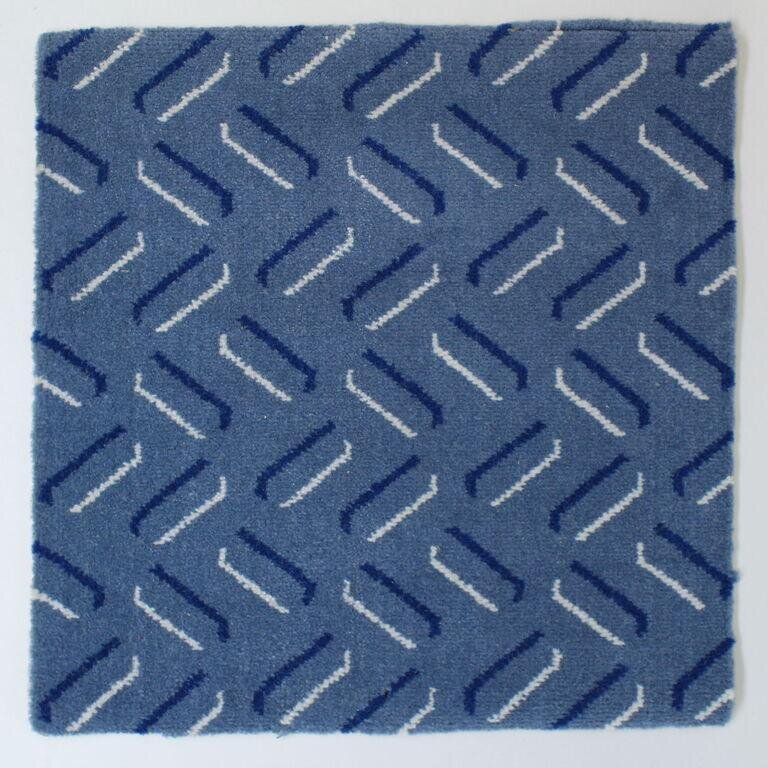
#> input picture liminal/tools/carpet_sources/chevron_blue.jpg, 768 x 768 px
$ python make_carpets.py
#> lines starting #> are read from the running program, lines starting #| are printed output that depends on the picture
"""
Carpet textures from photos of carpet samples the user supplied
(tools/carpet_sources/*.jpg). Run: python3 tools/make_carpets.py  (needs numpy + opencv)

Each sample is cropped inside its binding and its lighting flattened, then made
to tile without a visible seam:
  - repeating patterns (chevron, floral): the lattice is measured from the
    autocorrelation, the photo is turned square to it and scaled so a repeat
    is whole pixels; the tile is one exact repeat whose edges are joined to
    the photo's own next repeat along the least visible cut.
  - non-repeating patterns (camo, confetti): each edge is joined to the
    opposite one along the least visible path through an overlap band
    (minimum-error boundary cut, as in image quilting), never by fading.
Writes textures/carpet/<name>.jpg and the entries in textures/index.json.
"""
import json, os
import cv2
import numpy as np

ROOT = os.path.join(os.path.dirname(__file__), '..')
SRC = os.path.join(ROOT, 'tools', 'carpet_sources')
OUT = os.path.join(ROOT, 'textures', 'carpet')

CARPETS = [
    # name, source, crop (x0, y0, x1, y1) inside the binding, kind, world inches per tile (width)
    ('carpet/chevron_blue', 'chevron_blue.jpg', (50, 45, 725, 725), 'periodic', 8),
    ('carpet/camo_olive', 'camo_olive.jpg', (85, 90, 500, 680), 'free', 24),
    ('carpet/floral_navy', 'floral_navy.jpg', (105, 95, 690, 510), 'periodic', 12),
    ('carpet/confetti_blue', 'confetti_blue.jpg', (78, 70, 440, 700), 'free', 24),
]


def flatten(a):
    """Divide out the slow lighting gradient (keep the mean colour)."""
    lum = a.mean(axis=2)
    s = max(a.shape[:2]) / 6
#> s = 113.3
    low = cv2.GaussianBlur(lum, (0, 0), s)
    return np.clip(a * (lum.mean() / np.maximum(low, 1))[..., None], 0, 255)


def peaks(a):
    g = a.mean(axis=2) - a.mean()
    h, w = g.shape
#> h = 680; w = 675
    F = np.fft.fft2(g, s=(2 * h, 2 * w))
    ac = np.fft.fftshift(np.fft.ifft2(F * np.conj(F)).real).astype(np.float32)
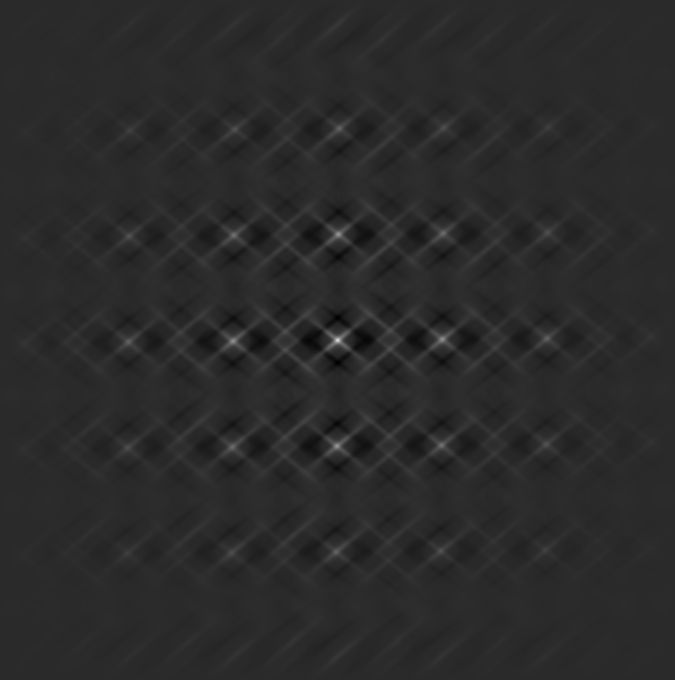
#> ac: shape (1360, 1350) float32 (shown at 1/2 size); min -65971564, max 327261568, mean 0; drawn with min black and max white
    ac /= ac.max()
    cy, cx = h, w
#> cy = 680; cx = 675
    mx = cv2.dilate(ac, np.ones((15, 15), np.uint8))
    out = []
    for y, x in np.argwhere((ac == mx) & (ac > 0.2)):
        dy, dx = y - cy, x - cx
        if dy * dy + dx * dx < 100 or abs(dy) > h * 0.6 or abs(dx) > w * 0.6:
            continue
        # sub-pixel refinement (parabola through neighbours)
        def sub(c, l, r): d = l - 2 * c + r; return 0.0 if d == 0 else 0.5 * (l - r) / d
        fy = dy + sub(ac[y, x], ac[y - 1, x], ac[y + 1, x]); fx = dx + sub(ac[y, x], ac[y, x - 1], ac[y, x + 1])
        out.append((float(ac[y, x]), fy, fx))
#> this loop made 13 passes
#> (y, x, dy, dx, fy, fx) on passes 2, 3, 4, 6, 8, 10, 11, 12: (467, 886, -213, 211, -213.5, 210.7), (468, 677, -212, 2, -211.7, 1.53), (470, 467, -210, -208, -210.1, -207.7), (678, 884, -2, 209, -1.66, 209.3), (682, 466, 2, -209, 1.66, -209.3), (890, 883, 210, 208, 210.1, 207.7), (892, 673, 212, -2, 211.7, -1.53), (893, 464, 213, -211, 213.5, -210.7)
#> (y, x, dy, dx) on passes 1, 5, 7, 9, 13: (256, 678, -424, 3), (677, 1093, -3, 418), (680, 675, 0, 0), (683, 257, 3, -418), (1104, 672, 424, -3)
#> after the loop, out = [(0.301, -213.5, 210.7), (0.509, -211.7, 1.53), (0.334, -210.1, -207.7), (0.47, -1.66, 209.3), (0.47, 1.66, -209.3), (0.334, 210.1, 207.7), (0.509, 211.7, -1.53), (0.301, 213.5, -210.7)]
    return out


def periodic_tile(a):
    pk = peaks(a)
#> pk has the same summary as out in peaks
    # the most horizontal and most vertical lattice vectors
    # (sums of two peaks too: on a centred lattice the square period is the sum of the diagonals)
    vecs = [(c, y, x) for c, y, x in pk] + [(min(c1, c2), y1 + y2, x1 + x2) for i, (c1, y1, x1) in enumerate(pk) for (c2, y2, x2) in pk[i + 1:]]
#> vecs = 36 items, first 6: (0.301, -213.5, 210.7), (0.509, -211.7, 1.53), (0.334, -210.1, -207.7), (0.47, -1.66, 209.3), (0.47, 1.66, -209.3), (0.334, 210.1, 207.7)
    near = lambda v, dx, dy: abs(dy) < np.tan(np.radians(5)) * abs(dx) and abs(dx) > 50
    hv = min((v for v in vecs if near(v, v[2], v[1])), key=lambda v: np.hypot(v[1], v[2]))
#> hv = (0.301, -1.72, 209.2)
    vv = min((v for v in vecs if near(v, v[1], v[2])), key=lambda v: np.hypot(v[1], v[2]))
#> vv = (0.334, -211.7, 1.58)
    hx, hy = (hv[2], hv[1]) if hv[2] > 0 else (-hv[2], -hv[1])
#> hx = 209.2; hy = -1.72
    vx, vy = (vv[2], vv[1]) if vv[1] > 0 else (-vv[2], -vv[1])
#> vx = -1.58; vy = 211.7
    ang = np.degrees(np.arctan2(hy, hx))
#> ang = -0.472
    px, py = float(np.hypot(hx, hy)), float(np.hypot(vx, vy))
#> px = 209.2; py = 211.7
    h, w = a.shape[:2]
#> h = 680; w = 675
    R = cv2.getRotationMatrix2D((w / 2, h / 2), ang, 1.0)
#> R = [[1, -0.00824, 2.81], [0.00824, 1, -2.77]]
    r = cv2.warpAffine(a.astype(np.float32), R, (w, h), flags=cv2.INTER_CUBIC, borderMode=cv2.BORDER_REFLECT)
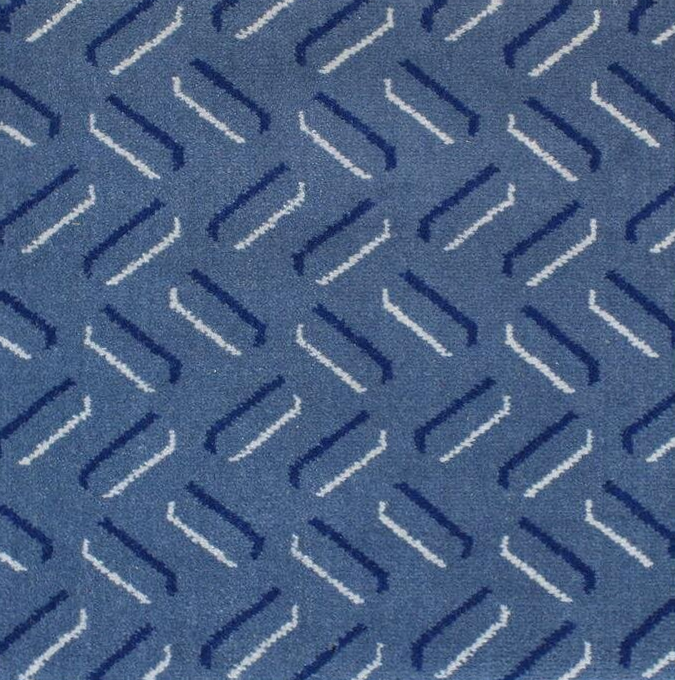
#> r: shape (680, 675, 3) float32; mean R, G, B 67.8, 89.3, 123.5; drawn with min black and max white
    # resample so one period is a whole number of pixels
    Px, Py = int(round(px)), int(round(py))
#> Px = 209; Py = 212
    r = cv2.resize(r, (int(round(w * Px / px)), int(round(h * Py / py))), interpolation=cv2.INTER_CUBIC)
#> r: shape (681, 674, 3) float32
    # One repeat plus an overlap band from the middle of the photo: the band is the start of the next
    # repeat, so cutting it into the first one closes the tile with the photo's own continuation.
    # (A median of every repeat looked blurry: hand-tufted motifs drift a few pixels between repeats.)
    ox, oy = int(Px * 0.3), int(Py * 0.3)
#> ox = 62; oy = 63
    cx, cy = (r.shape[1] - Px - ox) // 2, (r.shape[0] - Py - oy) // 2
#> cx = 201; cy = 203
    cell = r[cy:cy + Py + oy, cx:cx + Px + ox]
    print(f'  lattice {px:.1f} x {py:.1f} px, turned {ang:.2f}°')
#|   lattice 209.2 x 211.7 px, turned -0.47°
    t = wrap_x(cell, ox)
    return wrap_x(t.transpose(1, 0, 2), oy).transpose(1, 0, 2)


def min_cut(err):
    """Vertical minimum-error path through err (rows x cols), one column per row. The path ends in
    the column it starts in, so the cut itself wraps: tiles stay continuous where seams cross."""
    h, w = err.shape
#> h = 275; w = 62
    best = None
    for s0 in np.argsort(err[0])[:24]:
        cost = np.full(w, np.inf); cost[s0] = err[0, s0]
        back = np.zeros((h, w), int)
        for y in range(1, h):
            cand = np.stack([np.r_[np.inf, cost[:-1]], cost, np.r_[cost[1:], np.inf]])
            k = np.argmin(cand, axis=0)
            back[y] = np.arange(w) + k - 1
            cost = cand[k, np.arange(w)] + err[y]
        if best is None or cost[s0] < best[0]:
            path = np.zeros(h, int); path[-1] = s0
            for y in range(h - 1, 0, -1): path[y - 1] = back[y, path[y]]
            best = (cost[s0], path)
#> this loop made 24 passes
#> s0 on passes 1 to 12: 59, 38, 40, 41, 12, 50, 49, 16, 3, 56, 32, 2
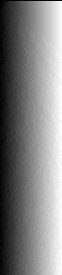
#> back: shape (275, 62) int64; min -1, max 61, mean 30.3; drawn with min black and max white
#> after the loop, path = 275 values, max 49 at index 155, min 19 at index 247, mean 30.56
    return best[1]


def wrap_x(a, ov):
    """Make a tile horizontally: its right overlap band continues into its left one along a cut."""
    h, w = a.shape[:2]
    left, right = a[:, :ov], a[:, w - ov:]
    err = ((left - right) ** 2).sum(axis=2)
    path = min_cut(err)
    out = a[:, :w - ov].copy()
    for y in range(h):
        out[y, :path[y]] = right[y, :path[y]]
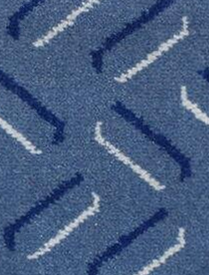
#> out: shape (275, 209, 3) float32; mean R, G, B 68, 89.4, 123.4; drawn with min black and max white
    return out


def free_tile(a):
    h, w = a.shape[:2]
    a = wrap_x(a, int(w * 0.33))
    a = wrap_x(a.transpose(1, 0, 2), int(h * 0.25)).transpose(1, 0, 2)
    return a


def main():
    os.makedirs(OUT, exist_ok=True)
    entries = []
    for name, src, crop, kind, world in CARPETS:
        print(name)
        im = cv2.imread(os.path.join(SRC, src))[:, :, ::-1].astype(np.float32)
        x0, y0, x1, y1 = crop
        a = flatten(im[y0:y1, x0:x1])
        t = periodic_tile(a) if kind == 'periodic' else free_tile(a)
#> call 2 of wrap_x, with ov = 63
#> the loop in min_cut (call 2), `for s0 in np.argsort(err[0])[:24]:` made 24 passes
#> s0 on passes 1 to 12: 43, 42, 0, 20, 61, 17, 58, 1, 27, 8, 14, 57
#> after the loop in min_cut (call 2), `for s0 in np.argsort(err[0])[:24]:`:
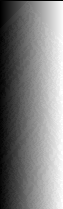
#> back: shape (209, 63) int64; min -1, max 62, mean 30.8; drawn with min black and max white
#> after the loop in min_cut (call 2), `for s0 in np.argsort(err[0])[:24]:`: path = 209 values, max 55 at index 8, min 32 at index 105, mean 45.72
#> after the loop in wrap_x (call 2), `for y in range(h):`:
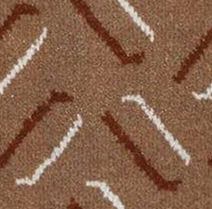
#> out: shape (209, 212, 3) float32; mean of channels 0, 1, 2 67.7, 89.4, 123.5; drawn with min black and max white
        t = np.clip(t, 0, 255).astype(np.uint8)
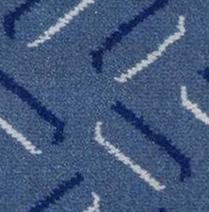
#> t: shape (212, 209, 3); mean R, G, B 67.2, 88.9, 123
        h, w = t.shape[:2]
#> h = 212; w = 209
        s = 512 / max(h, w)
#> s = 2.42
        if s < 1: t = cv2.resize(t, (round(w * s), round(h * s)), interpolation=cv2.INTER_AREA)
        h, w = t.shape[:2]
        fname = name.split('/')[1] + '.jpg'
        cv2.imwrite(os.path.join(OUT, fname), t[:, :, ::-1], [cv2.IMWRITE_JPEG_QUALITY, 90])
        entries.append({'name': name, 'file': 'carpet/' + fname, 'size': [world, round(world * h / w, 2)], 'material': 'carpet',
                        'credit': 'Photo of a carpet sample, supplied by the user', 'url': '', 'license': 'user-supplied'})
        print(f'  -> {w}x{h} px, {world}" wide')
#|   -> 209x212 px, 8" wide
#> pass 2 of the loop in main, `for name, src, crop, kind, world in CARPETS:`:
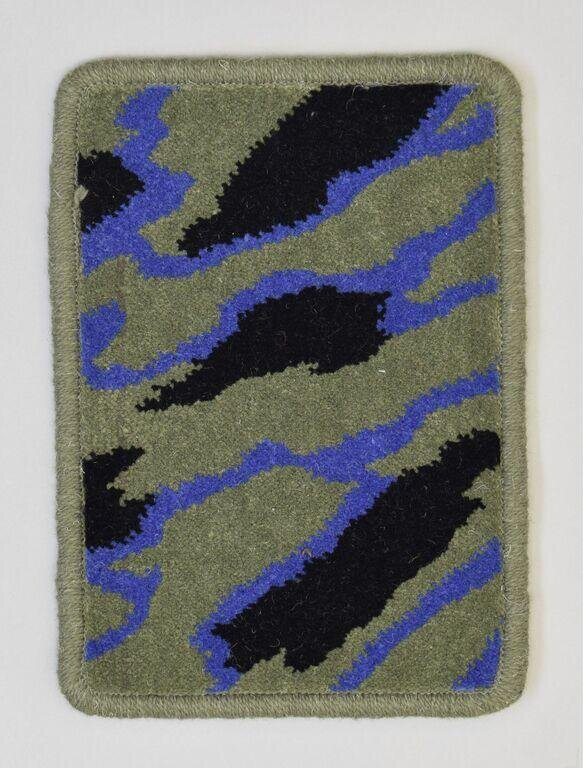
#> input picture liminal/tools/carpet_sources/camo_olive.jpg, 583 x 768 px
#> im: shape (768, 583, 3) float32
#> lum: shape (590, 415) float32
#> low: shape (590, 415) float32
#> left: shape (590, 136, 3) float32
#> right: shape (590, 136, 3) float32
#> err: shape (590, 136) float32
#> left: shape (279, 147, 3) float32
#> right: shape (279, 147, 3) float32
#> err: shape (279, 147) float32
#> the loop in min_cut (call 4), `for s0 in np.argsort(err[0])[:24]:` made 24 passes
#> s0 on passes 1 to 8: 51, 38, 11, 21, 67, 66, 33, 14
#> after the loop in min_cut (call 4), `for s0 in np.argsort(err[0])[:24]:`:
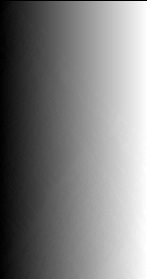
#> back: shape (279, 147) int64; min -1, max 146, mean 72.5; drawn with min black and max white
#> after the loop in min_cut (call 4), `for s0 in np.argsort(err[0])[:24]:`: path = 279 values, max 97 at index 183, min 34 at index 32, mean 65.74
#> in free_tile, `a = wrap_x(a.transpose(1, 0, 2), int(h * 0.25)).transpose(1, 0, 2)`:
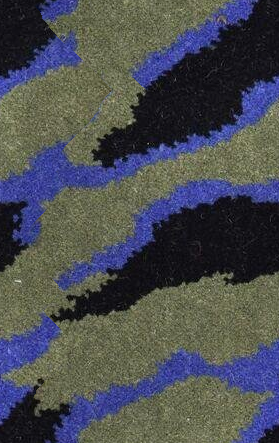
#> a: shape (443, 279, 3) float32; mean R, G, B 74.6, 77.3, 82.5
#> t: shape (443, 279, 3)
#|   -> 279x443 px, 24" wide
    idx_path = os.path.join(ROOT, 'textures', 'index.json')
#> (the run stopped early here; a loop or call above may not have finished)
